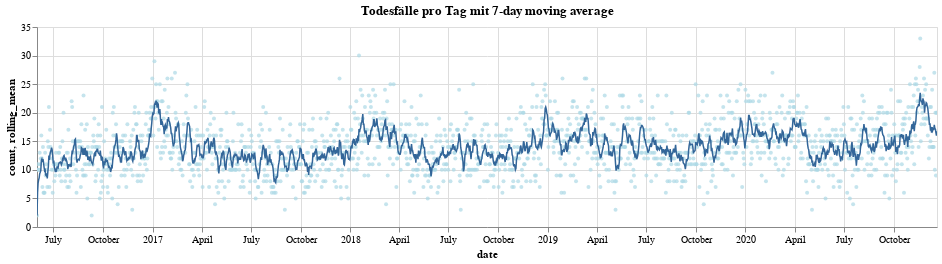

Write notebook code for a chart like this one.
### Code cell
import altair as alt
alt.data_transformers.disable_max_rows()
day = alt.Chart(df_count_by_day, width=900, height=200).properties(
    title='Todesfälle pro Tag mit 7-day moving average'
).mark_circle(
    color='lightblue',
    size=16
).encode(
    x='date:T',
    y='count:Q',
    tooltip=['date:T', 'count:Q']
)

# .transform_timeunit(
#     yearmonth='yearmonth(date)'
# ).transform_aggregate(
#     sum_deaths='sum(count)',
#     sum_buckets='distinct(yearmonth)'
# ).transform_calculate(
#     avg='datum.sum_deaths / datum.sum_buckets'
# )


#   "transform": [
#     {"timeUnit": "yearmonthdate", "field": "date", "as": "date"},
#     {
#       "aggregate": [{"op": "mean", "field": "temp", "as": "temp"}],
#       "groupby": ["date"]
#     },
#     {"calculate": "day(datum.date) == 0", "as": "sundays"},
#     {
#       "window": [{"op": "sum", "field": "sundays", "as": "week"}],
#       "sort": "date"
#     }
#   ],

ma = alt.Chart(df_count_by_day, width=900, height=200
              ).mark_line(
    color='#336699',
    size=1.5
).transform_window(
    rolling_mean='mean(count)',
    frame=[-7, 0]
).encode(
    x='date:T',
    y='rolling_mean:Q',
    tooltip=['date:T', 'rolling_mean:Q']
)

(day + ma).interactive()

### Figure 1 — Vega-Lite specification as saved in the notebook (floating-point values rounded to 4 significant figures; data arrays with more than 128 entries replaced by an {"elided": "..."} marker saying what was removed)
{"config": {"view": {"continuousWidth": 400, "continuousHeight": 300}}, "layer": [{"mark": {"type": "circle", "color": "lightblue", "size": 16}, "encoding": {"tooltip": [{"type": "temporal", "field": "date"}, {"type": "quantitative", "field": "count"}], "x": {"type": "temporal", "field": "date"}, "y": {"type": "quantitative", "field": "count"}}, "height": 200, "selection": {"selector001": {"type": "interval", "bind": "scales", "encodings": ["x", "y"]}}, "title": "Todesfälle pro Tag mit 7-day moving average", "width": 900}, {"mark": {"type": "line", "color": "#336699", "size": 1.5}, "encoding": {"tooltip": [{"type": "temporal", "field": "date"}, {"type": "quantitative", "field": "rolling_mean"}], "x": {"type": "temporal", "field": "date"}, "y": {"type": "quantitative", "field": "rolling_mean"}}, "height": 200, "transform": [{"window": [{"op": "mean", "field": "count", "as": "rolling_mean"}], "frame": [-7, 0]}], "width": 900}], "data": {"name": "data-fd4368f79f71355e0e4d28d0a2e422b1"}, "$schema": "https://vega.github.io/schema/vega-lite/v4.8.1.json", "datasets": {"data-fd4368f79f71355e0e4d28d0a2e422b1": {"elided": "1664 records"}}}
